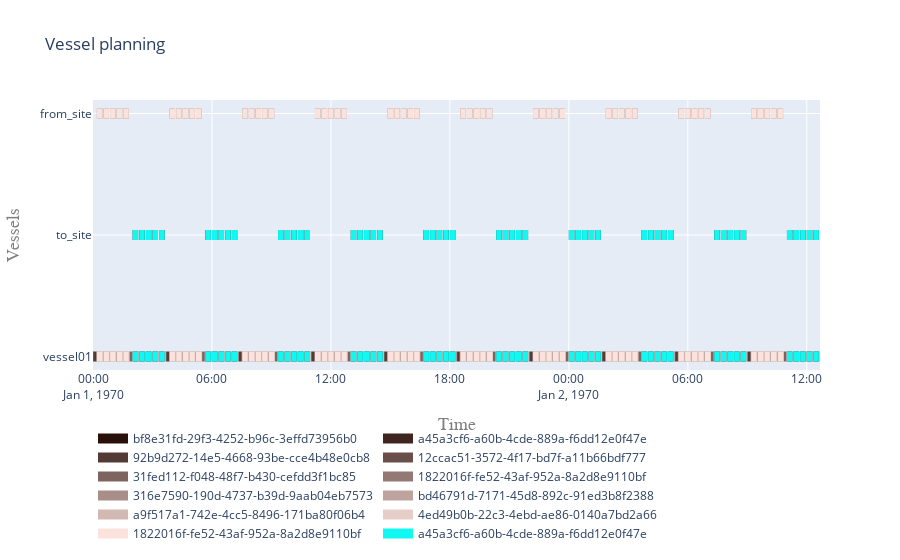

Write notebook code for a chart like this one.
### Markdown cell above
##### 5.2 Visualise gantt charts

### Code cell
plot.vessel_planning([vessel01, from_site, to_site])

### Figure 1 — Plotly figure (JSON) as saved in the notebook; plotly's stock layout.template omitted (floating-point values rounded to 4 significant figures; data arrays with more than 128 entries replaced by an {"elided": "..."} marker saying what was removed)
{"data": [{"connectgaps": false, "hoverinfo": "y+name", "line": {"color": "rgb(42,16,11)", "width": 10}, "mode": "lines", "name": "bf8e31fd-29f3-4252-b96c-3effd73956b0", "type": "scatter", "x": ["1970-01-01T00:00:00", "1970-01-01T00:00:00", "1970-01-01T00:01:40", "1970-01-01T00:01:40", "1970-01-01T00:01:40", "1970-01-01T03:40:00", "1970-01-01T03:40:00", "1970-01-01T03:41:40", "1970-01-01T03:41:40", "1970-01-01T03:41:40", "1970-01-01T07:20:00", "1970-01-01T07:20:00", "1970-01-01T07:21:40", "1970-01-01T07:21:40", "1970-01-01T07:21:40", "1970-01-01T11:00:00", "1970-01-01T11:00:00", "1970-01-01T11:01:40", "1970-01-01T11:01:40", "1970-01-01T11:01:40", "1970-01-01T14:40:00", "1970-01-01T14:40:00", "1970-01-01T14:41:40", "1970-01-01T14:41:40", "1970-01-01T14:41:40", "1970-01-01T18:20:00", "1970-01-01T18:20:00", "1970-01-01T18:21:40", "1970-01-01T18:21:40", "1970-01-01T18:21:40", "1970-01-01T22:00:00", "1970-01-01T22:00:00", "1970-01-01T22:01:40", "1970-01-01T22:01:40", "1970-01-01T22:01:40", "1970-01-02T01:40:00", "1970-01-02T01:40:00", "1970-01-02T01:41:40", "1970-01-02T01:41:40", "1970-01-02T01:41:40", "1970-01-02T05:20:00", "1970-01-02T05:20:00", "1970-01-02T05:21:40", "1970-01-02T05:21:40", "1970-01-02T05:21:40", "1970-01-02T09:00:00", "1970-01-02T09:00:00", "1970-01-02T09:01:40", "1970-01-02T09:01:40", "1970-01-02T09:01:40"], "y": ["vessel01", "vessel01", "vessel01", "vessel01", null, "vessel01", "vessel01", "vessel01", "vessel01", null, "vessel01", "vessel01", "vessel01", "vessel01", null, "vessel01", "vessel01", "vessel01", "vessel01", null, "vessel01", "vessel01", "vessel01", "vessel01", null, "vessel01", "vessel01", "vessel01", "vessel01", null, "vessel01", "vessel01", "vessel01", "vessel01", null, "vessel01", "vessel01", "vessel01", "vessel01", null, "vessel01", "vessel01", "vessel01", "vessel01", null, "vessel01", "vessel01", "vessel01", "vessel01", null]}, {"connectgaps": false, "hoverinfo": "y+name", "line": {"color": "rgb(63,37,32)", "width": 10}, "mode": "lines", "name": "a45a3cf6-a60b-4cde-889a-f6dd12e0f47e", "type": "scatter", "x": {"elided": "500 str values"}, "y": {"elided": "500 str values"}}, {"connectgaps": false, "hoverinfo": "y+name", "line": {"color": "rgb(84,58,53)", "width": 10}, "mode": "lines", "name": "92b9d272-14e5-4668-93be-cce4b48e0cb8", "type": "scatter", "x": ["1970-01-01T00:01:40", "1970-01-01T00:01:40", "1970-01-01T00:10:00", "1970-01-01T00:10:00", "1970-01-01T00:10:00", "1970-01-01T03:41:40", "1970-01-01T03:41:40", "1970-01-01T03:50:00", "1970-01-01T03:50:00", "1970-01-01T03:50:00", "1970-01-01T07:21:40", "1970-01-01T07:21:40", "1970-01-01T07:30:00", "1970-01-01T07:30:00", "1970-01-01T07:30:00", "1970-01-01T11:01:40", "1970-01-01T11:01:40", "1970-01-01T11:10:00", "1970-01-01T11:10:00", "1970-01-01T11:10:00", "1970-01-01T14:41:40", "1970-01-01T14:41:40", "1970-01-01T14:50:00", "1970-01-01T14:50:00", "1970-01-01T14:50:00", "1970-01-01T18:21:40", "1970-01-01T18:21:40", "1970-01-01T18:30:00", "1970-01-01T18:30:00", "1970-01-01T18:30:00", "1970-01-01T22:01:40", "1970-01-01T22:01:40", "1970-01-01T22:10:00", "1970-01-01T22:10:00", "1970-01-01T22:10:00", "1970-01-02T01:41:40", "1970-01-02T01:41:40", "1970-01-02T01:50:00", "1970-01-02T01:50:00", "1970-01-02T01:50:00", "1970-01-02T05:21:40", "1970-01-02T05:21:40", "1970-01-02T05:30:00", "1970-01-02T05:30:00", "1970-01-02T05:30:00", "1970-01-02T09:01:40", "1970-01-02T09:01:40", "1970-01-02T09:10:00", "1970-01-02T09:10:00", "1970-01-02T09:10:00"], "y": ["vessel01", "vessel01", "vessel01", "vessel01", null, "vessel01", "vessel01", "vessel01", "vessel01", null, "vessel01", "vessel01", "vessel01", "vessel01", null, "vessel01", "vessel01", "vessel01", "vessel01", null, "vessel01", "vessel01", "vessel01", "vessel01", null, "vessel01", "vessel01", "vessel01", "vessel01", null, "vessel01", "vessel01", "vessel01", "vessel01", null, "vessel01", "vessel01", "vessel01", "vessel01", null, "vessel01", "vessel01", "vessel01", "vessel01", null, "vessel01", "vessel01", "vessel01", "vessel01", null]}, {"connectgaps": false, "hoverinfo": "y+name", "line": {"color": "rgb(105,79,74)", "width": 10}, "mode": "lines", "name": "12ccac51-3572-4f17-bd7f-a11b66bdf777", "type": "scatter", "x": {"elided": "250 str values"}, "y": {"elided": "250 str values"}}, {"connectgaps": false, "hoverinfo": "y+name", "line": {"color": "rgb(126,100,95)", "width": 10}, "mode": "lines", "name": "31fed112-f048-48f7-b430-cefdd3f1bc85", "type": "scatter", "x": ["1970-01-01T01:50:00", "1970-01-01T01:50:00", "1970-01-01T01:58:20", "1970-01-01T01:58:20", "1970-01-01T01:58:20", "1970-01-01T05:30:00", "1970-01-01T05:30:00", "1970-01-01T05:38:20", "1970-01-01T05:38:20", "1970-01-01T05:38:20", "1970-01-01T09:10:00", "1970-01-01T09:10:00", "1970-01-01T09:18:20", "1970-01-01T09:18:20", "1970-01-01T09:18:20", "1970-01-01T12:50:00", "1970-01-01T12:50:00", "1970-01-01T12:58:20", "1970-01-01T12:58:20", "1970-01-01T12:58:20", "1970-01-01T16:30:00", "1970-01-01T16:30:00", "1970-01-01T16:38:20", "1970-01-01T16:38:20", "1970-01-01T16:38:20", "1970-01-01T20:10:00", "1970-01-01T20:10:00", "1970-01-01T20:18:20", "1970-01-01T20:18:20", "1970-01-01T20:18:20", "1970-01-01T23:50:00", "1970-01-01T23:50:00", "1970-01-01T23:58:20", "1970-01-01T23:58:20", "1970-01-01T23:58:20", "1970-01-02T03:30:00", "1970-01-02T03:30:00", "1970-01-02T03:38:20", "1970-01-02T03:38:20", "1970-01-02T03:38:20", "1970-01-02T07:10:00", "1970-01-02T07:10:00", "1970-01-02T07:18:20", "1970-01-02T07:18:20", "1970-01-02T07:18:20", "1970-01-02T10:50:00", "1970-01-02T10:50:00", "1970-01-02T10:58:20", "1970-01-02T10:58:20", "1970-01-02T10:58:20"], "y": ["vessel01", "vessel01", "vessel01", "vessel01", null, "vessel01", "vessel01", "vessel01", "vessel01", null, "vessel01", "vessel01", "vessel01", "vessel01", null, "vessel01", "vessel01", "vessel01", "vessel01", null, "vessel01", "vessel01", "vessel01", "vessel01", null, "vessel01", "vessel01", "vessel01", "vessel01", null, "vessel01", "vessel01", "vessel01", "vessel01", null, "vessel01", "vessel01", "vessel01", "vessel01", null, "vessel01", "vessel01", "vessel01", "vessel01", null, "vessel01", "vessel01", "vessel01", "vessel01", null]}, {"connectgaps": false, "hoverinfo": "y+name", "line": {"color": "rgb(147,121,116)", "width": 10}, "mode": "lines", "name": "1822016f-fe52-43af-952a-8a2d8e9110bf", "type": "scatter", "x": {"elided": "500 str values"}, "y": {"elided": "500 str values"}}, {"connectgaps": false, "hoverinfo": "y+name", "line": {"color": "rgb(168,142,137)", "width": 10}, "mode": "lines", "name": "316e7590-190d-4737-b39d-9aab04eb7573", "type": "scatter", "x": {"elided": "250 str values"}, "y": {"elided": "250 str values"}}, {"connectgaps": false, "hoverinfo": "y+name", "line": {"color": "rgb(189,163,158)", "width": 10}, "mode": "lines", "name": "bd46791d-7171-45d8-892c-91ed3b8f2388", "type": "scatter", "x": {"elided": "250 str values"}, "y": {"elided": "250 str values"}}, {"connectgaps": false, "hoverinfo": "y+name", "line": {"color": "rgb(210,184,179)", "width": 10}, "mode": "lines", "name": "a9f517a1-742e-4cc5-8496-171ba80f06b4", "type": "scatter", "x": ["1970-01-01T03:38:20", "1970-01-01T03:38:20", "1970-01-01T03:40:00", "1970-01-01T03:40:00", "1970-01-01T03:40:00", "1970-01-01T07:18:20", "1970-01-01T07:18:20", "1970-01-01T07:20:00", "1970-01-01T07:20:00", "1970-01-01T07:20:00", "1970-01-01T10:58:20", "1970-01-01T10:58:20", "1970-01-01T11:00:00", "1970-01-01T11:00:00", "1970-01-01T11:00:00", "1970-01-01T14:38:20", "1970-01-01T14:38:20", "1970-01-01T14:40:00", "1970-01-01T14:40:00", "1970-01-01T14:40:00", "1970-01-01T18:18:20", "1970-01-01T18:18:20", "1970-01-01T18:20:00", "1970-01-01T18:20:00", "1970-01-01T18:20:00", "1970-01-01T21:58:20", "1970-01-01T21:58:20", "1970-01-01T22:00:00", "1970-01-01T22:00:00", "1970-01-01T22:00:00", "1970-01-02T01:38:20", "1970-01-02T01:38:20", "1970-01-02T01:40:00", "1970-01-02T01:40:00", "1970-01-02T01:40:00", "1970-01-02T05:18:20", "1970-01-02T05:18:20", "1970-01-02T05:20:00", "1970-01-02T05:20:00", "1970-01-02T05:20:00", "1970-01-02T08:58:20", "1970-01-02T08:58:20", "1970-01-02T09:00:00", "1970-01-02T09:00:00", "1970-01-02T09:00:00", "1970-01-02T12:38:20", "1970-01-02T12:38:20", "1970-01-02T12:40:00", "1970-01-02T12:40:00", "1970-01-02T12:40:00"], "y": ["vessel01", "vessel01", "vessel01", "vessel01", null, "vessel01", "vessel01", "vessel01", "vessel01", null, "vessel01", "vessel01", "vessel01", "vessel01", null, "vessel01", "vessel01", "vessel01", "vessel01", null, "vessel01", "vessel01", "vessel01", "vessel01", null, "vessel01", "vessel01", "vessel01", "vessel01", null, "vessel01", "vessel01", "vessel01", "vessel01", null, "vessel01", "vessel01", "vessel01", "vessel01", null, "vessel01", "vessel01", "vessel01", "vessel01", null, "vessel01", "vessel01", "vessel01", "vessel01", null]}, {"connectgaps": false, "hoverinfo": "y+name", "line": {"color": "rgb(231,205,200)", "width": 10}, "mode": "lines", "name": "4ed49b0b-22c3-4ebd-ae86-0140a7bd2a66", "type": "scatter", "x": {"elided": "250 str values"}, "y": {"elided": "250 str values"}}, {"connectgaps": false, "hoverinfo": "y+name", "line": {"color": "rgb(252,226,221)", "width": 10}, "mode": "lines", "name": "1822016f-fe52-43af-952a-8a2d8e9110bf", "type": "scatter", "x": {"elided": "500 str values"}, "y": {"elided": "500 str values"}}, {"connectgaps": false, "hoverinfo": "y+name", "line": {"color": "rgb(17,247,242)", "width": 10}, "mode": "lines", "name": "a45a3cf6-a60b-4cde-889a-f6dd12e0f47e", "type": "scatter", "x": {"elided": "500 str values"}, "y": {"elided": "500 str values"}}], "layout": {"hovermode": "closest", "legend": {"orientation": "h", "x": 0, "y": -0.2}, "title": {"text": "Vessel planning"}, "xaxis": {"range": ["1970-01-01T00:00:00", "1970-01-02T12:40:00"], "title": {"font": {"color": "#7f7f7f", "family": "Courier New, monospace", "size": 18}, "text": "Time"}}, "yaxis": {"title": {"font": {"color": "#7f7f7f", "family": "Courier New, monospace", "size": 18}, "text": "Vessels"}}}}
